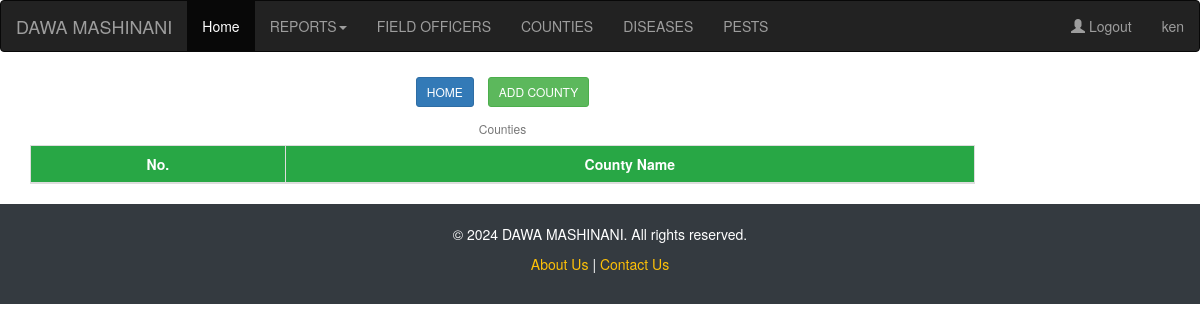
The page /searchCounty/ (signed in) on the database as committed earlier.
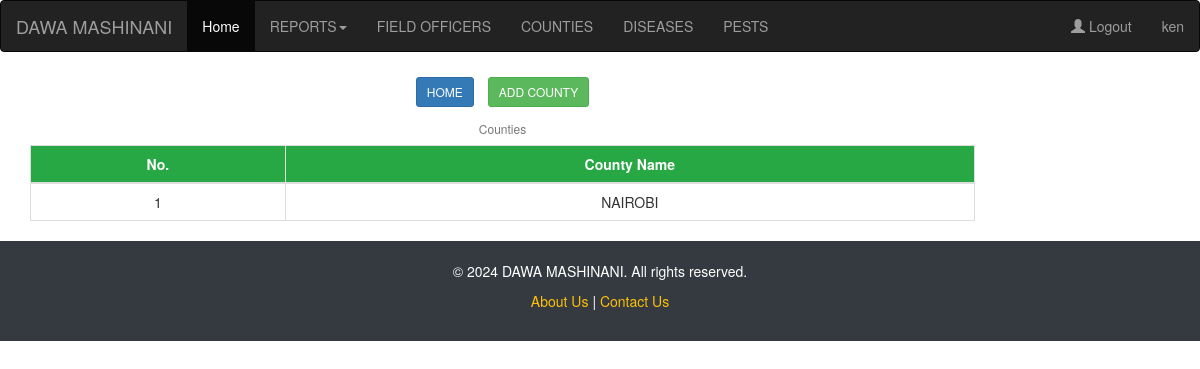
The same page on the database as committed later.
### counties_app/models.py (models this page shows)
class Counties(models.Model):
    county_name = models.CharField(max_length=200, unique=True)
    created_at = models.DateTimeField(auto_now_add=True)
    updated_at = models.DateTimeField(auto_now=True)

### counties_app/views.py (the view)
# urls.py: path('searchCounty/', views.retrieve_county, name='retrieve_county'),
@never_cache
@login_required
def retrieve_county(request):
    cty=Counties.objects.all().order_by('county_name').values()
    return render(request, 'searchCounty.html', {'counties': cty})

### counties_app/templates/searchCounty.html (shortened to what this page needs)
{%extends 'base.layout.html'%}
{% block content %}
<nav class="navbar navbar-inverse">
    <div class="container-fluid">
      <div class="navbar-header">
        <a class="navbar-brand" href="#">DAWA MASHINANI</a>
      </div>
      <ul class="nav navbar-nav">
        <li class="active"><a href="#">Home</a></li>
        <li class="dropdown"><a class="dropdown-toggle" data-toggle="dropdown" href="#">REPORTS<span class="caret"></span></a>
        </li>
        <li><a href="{% url 'retrieve_field_officer' %}">FIELD OFFICERS</a></li>
        <li><a href="{% url 'retrieve_county' %}">COUNTIES</a></li>
        <li><a href="{% url 'retrieve_disease' %}">DISEASES</a></li>
        <li><a href="{% url 'retrieve_pest' %}">PESTS</a></li>
      </ul>
      <ul class="nav navbar-nav navbar-right">
        <li> <a href="{% url 'logout' %}"> <span class="glyphicon glyphicon-user"></span> Logout</a> </li>
        <li><a href="#"> {{user.username}}</a></li>
      </ul>
    </div>
  </nav>
    <div class="container mt-5">
        <div class="row justify-content-center">
            <div class="col-lg-10">
                <div class="card">
                    <div class="card-body text-center">
                        <div class="mb-3">
                            <a href="{% url 'adminPage' %}" class="btn btn-primary btn-sm btn-custom">HOME</a>
                            <a href="{% url 'create_county' %}" class="btn btn-success btn-sm btn-custom">ADD COUNTY</a>
                        </div>
                        <h6 class="text-muted font-italic">Counties</h6>
                        <div class="table-responsive">
                            <table class="table table-bordered table-hover">
                                <thead>
                                    <tr>
                                        <th>No.</th>
                                        <th>County Name</th>
                                    </tr>
                                </thead>
                                <tbody>
                                    {% for cty in counties %}
                                    <tr>
                                        <td>{{cty.id}}</td>
                                        <td>{{cty.county_name}}</td>
                                    </tr>
                                    {% endfor %}
                                </tbody>
                            </table>
                        </div>
                    </div>
                </div>
            </div>
        </div>
    </div>
{% endblock %}

Rows that differ between the two databases and show on the page:
added Counties: id "1", county_name "NAIROBI"
